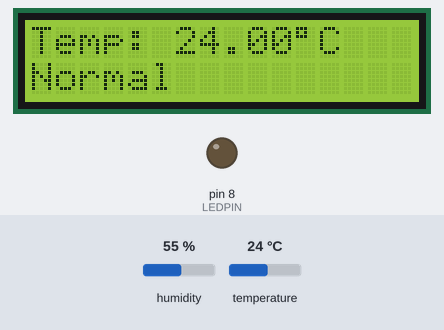
Simulated run of this sketch. Board: Arduino Uno, built with avr-gcc and run on an emulated ATmega328P. On the bench: 16×2 character LCD, output pins drawn as LEDs (lit = HIGH). Inputs (shaded band) come from the test bench; at power-on: temperature 24 °C, humidity 55 %. What the sketch prints to the serial monitor is not drawn.

Above: at 1.2 s.
1.3 s: temperature set to 37.2 °C
At 3.1 s:
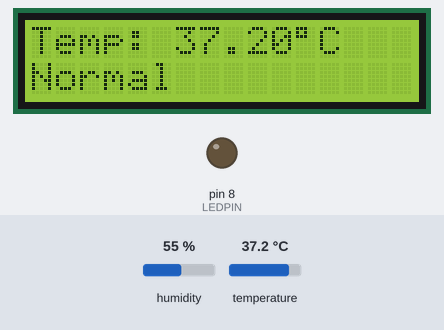
4.0 s: temperature set to 38.4 °C
At 4.5 s:
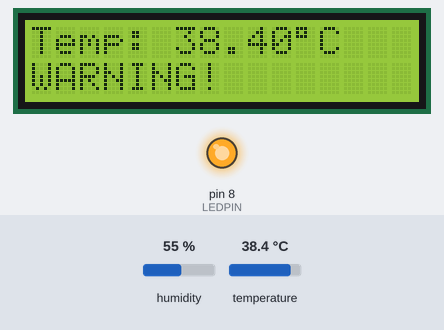
6.7 s: temperature set to 12 °C
At 8.5 s:
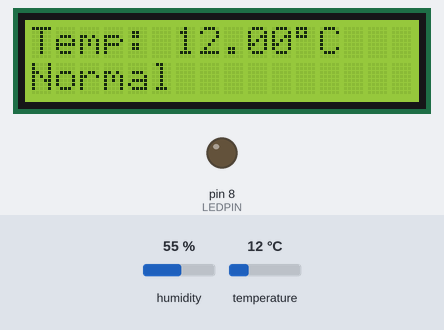
Timing chart, 0 to 10.0 s (numbered marks = the images above; inputs shaded):
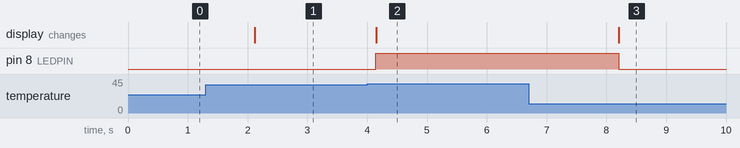

The sketch:

sketch.ino
```cpp
#include <Wire.h>
#include <LiquidCrystal_I2C.h>
#include <DHT.h>
#define DHTPIN 2
#define DHTTYPE DHT22
#define LEDPIN 8

// Set the LCD address to 0x27 or 0x3F (common for I2C LCDs) for a 16 chars and 2 line display
LiquidCrystal_I2C lcd(0x27, 16, 2);

DHT dht(DHTPIN, DHTTYPE);

void setup() {
  Serial.begin(9600);
  dht.begin();
  pinMode(LEDPIN, OUTPUT);

  // Initialize the LCD
  lcd.init();
  lcd.backlight();
}

void loop() {
  float temperature = dht.readTemperature();

  lcd.clear(); // Clear the screen for new data

  if (isnan(temperature)) {
    Serial.println("Sensor error");
    lcd.setCursor(0, 0);
    lcd.print("Sensor error!");
    delay(2000);
    return;
  }

  // Print temperature to Serial Monitor
  Serial.print("Temperature: ");
  Serial.print(temperature);
  Serial.println(" C");

  // Print temperature on LCD Line 1
  lcd.setCursor(0, 0);
  lcd.print("Temp: ");
  lcd.print(temperature);
  lcd.print((char)223); // Degree symbol
  lcd.print("C");

  // Check threshold and update LED + LCD Line 2
  lcd.setCursor(0, 1);
  if (temperature >= 38) {
    digitalWrite(LEDPIN, HIGH);
    lcd.print("WARNING!");
  } else {
    digitalWrite(LEDPIN, LOW);
    lcd.print("Normal");
  }

  delay(2000);
}
```

Measured:
- the behaviour switches between 37.9 and 38 °C on temperature (found by bisection; images 1 and 2)
- after the input at 1.3 s, the display: changes after 0.82 s (image 1)
- after the input at 4.0 s, pin 8 (LEDPIN): LOW → HIGH after 0.14 s; the display: changes after 0.15 s (image 2)
- after the input at 6.7 s, pin 8 (LEDPIN): HIGH → LOW after 1.5 s; the display: changes after 1.5 s (image 3)
